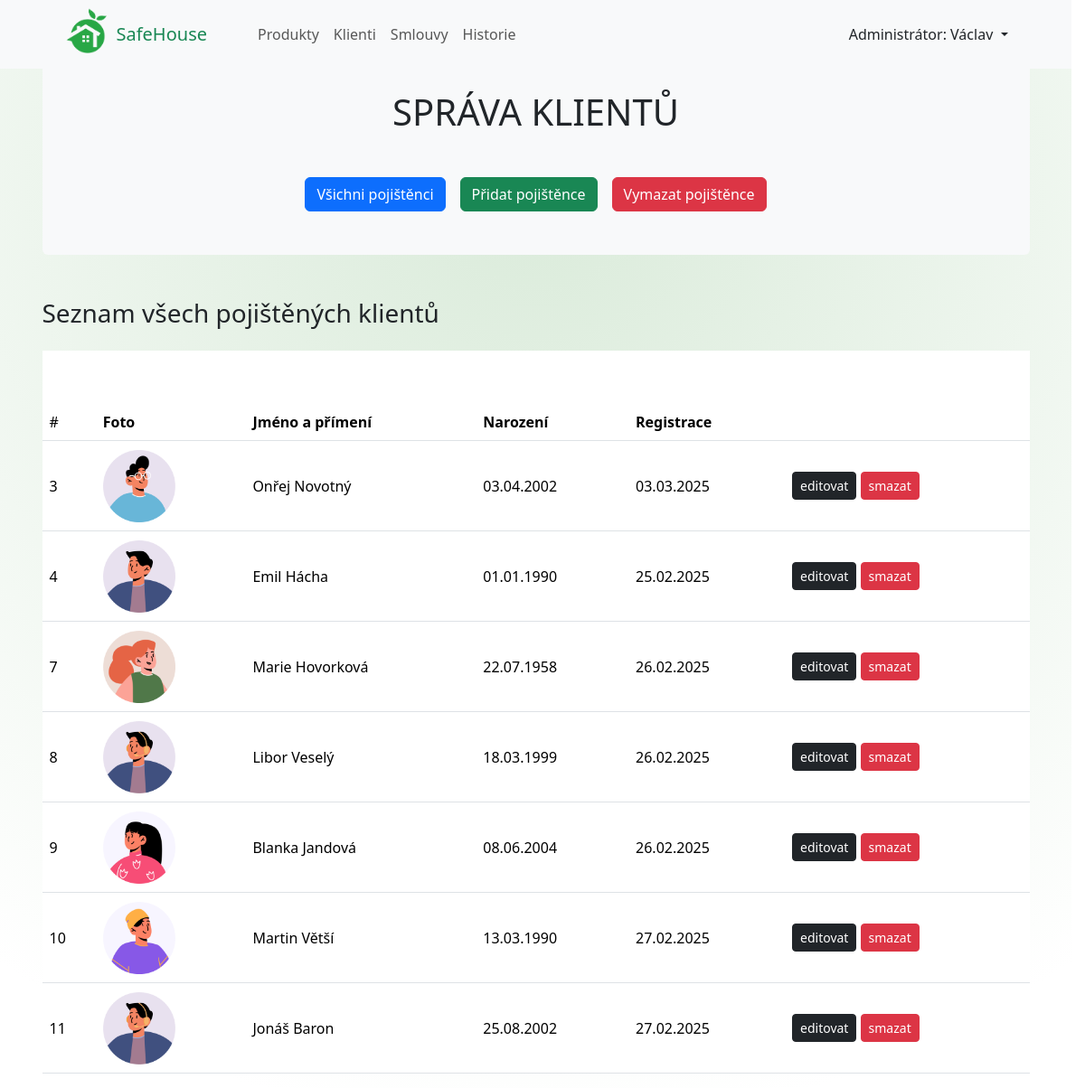
The page /klienti on the database as committed earlier.
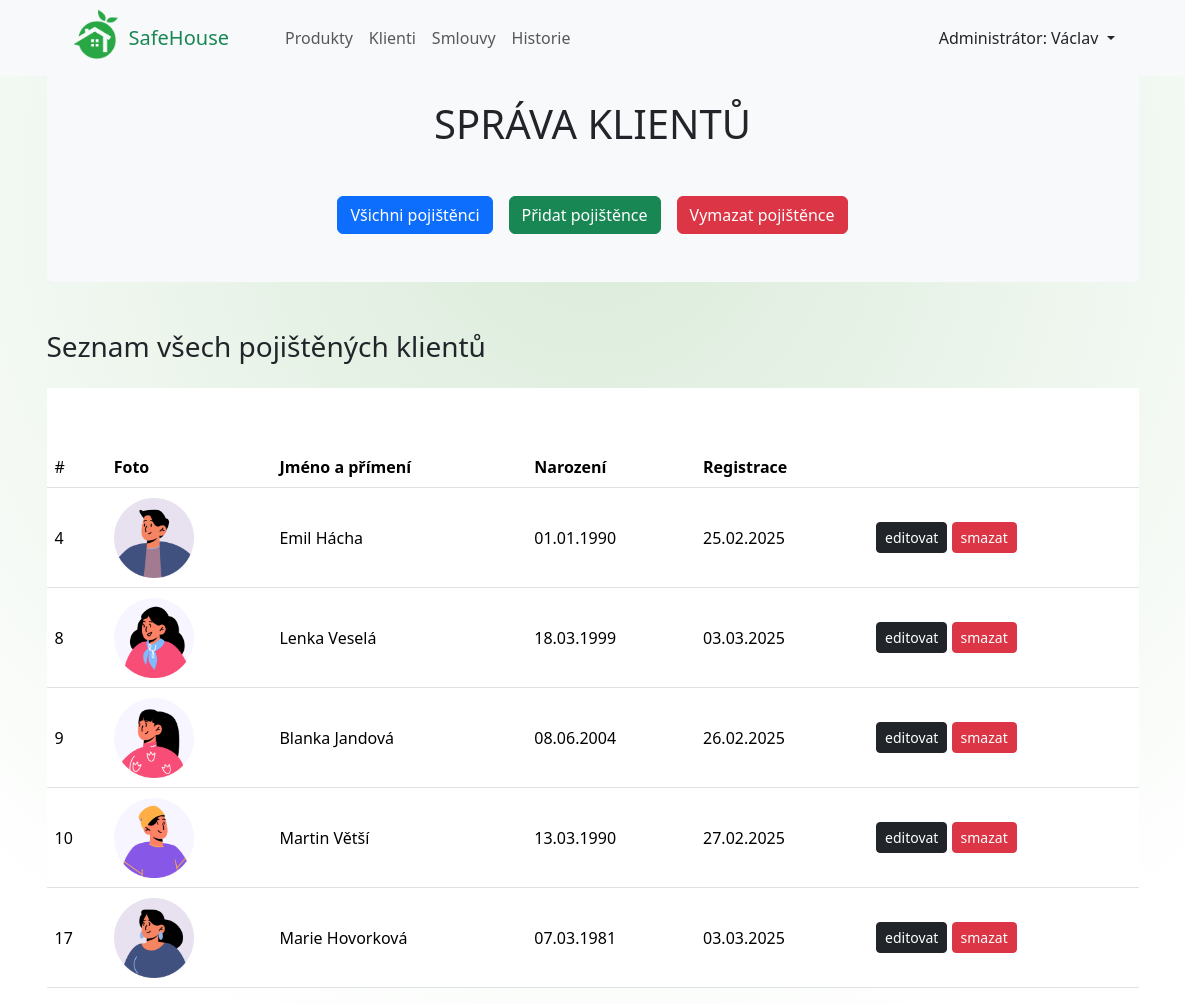
The same page on the database as committed later.
### pojistenci_app/models.py (models this page shows, shortened)
class Pojistenci(models.Model):
    jmeno = models.CharField(max_length=40, verbose_name="Jméno")
    prijmeni = models.CharField(max_length=40, verbose_name="Příjmení")
    je_muz = models.BooleanField(default=True)
    narozeni = models.DateField(verbose_name="Datum narození")
    foto = models.CharField(
        max_length=60, verbose_name="Název obrázku")
    datum_registrace = models.DateField(auto_now=True)
    class Meta:
        verbose_name = "Pojištěnec"
        verbose_name_plural = "Pojištěnci"

### pojistenci_app/views.py (the view)
# urls.py: path('klienti', views.klienti, name="klienti"),
def klienti(request):
    vsichni_klienti = Pojistenci.objects.all()
    return render(request, 'pojistenci_app/klienti.html', {'klienti': vsichni_klienti})

### pojistenci_app/templates/pojistenci_app/klienti.html (shortened to what this page needs)
{% extends "base.html" %}
{% load static %}
{% block styles %}
    <link rel="stylesheet" href={% static "pojistenci_app/klienti.css" %}>
{% endblock styles %}
{% block content %}
    <div class="container-md">
        <h1 class="text-center pt-4 bg-light mb-0">SPRÁVA KLIENTŮ</h1>
        <div class="bg-light p-5 mb-5 d-flex gap-3 justify-content-center rounded-bottom">
            <a class="btn btn-primary" href={% url "klienti" %}>Všichni pojištěnci</a>
            <a class="btn btn-success" href={% url "pridat_pojistence" %}>Přidat pojištěnce</a>
            <a class="btn btn-danger" href={% url "vymazat_pojistence" %}>Vymazat pojištěnce</a>
        </div>
        {% if pridat or editovat or vymazat %}
            {% block form %}
            {% endblock form %}
        {% else %}
        <h3 class="mb-4">Seznam všech pojištěných klientů</h3>
        <table class="table table-hover" id="vsichni_klienti">
            <thead>
            <tr>
                <td scope="col">#</td>
                <th scope="col">Foto</th>
                <th scope="col">Jméno a přímení</th>
                <th scope="col">Narození</th>
                <th scope="col">Registrace</th>
                <th></th>
            </tr>
            </thead>
            <tbody>
            {% for klient in klienti %}
            <tr onclick="window.location.href='{% url "detail_pojistence" klient.id %}';"
                style="cursor:pointer; vertical-align: middle;">
                <td scope="row">{{ klient.id }}</td>
                <td><img src={% static "/pojistenci_app/pictures/"|add:klient.foto %} width="80"></td>
                <td>{{ klient.jmeno }} {{ klient.prijmeni }}</td>
                <td>{{ klient.narozeni|date:"d.m.Y" }}</td>
                <td>{{ klient.datum_registrace|date:"d.m.Y" }}</td>
                <td>
                    <a class="btn btn-dark btn-sm" href={% url "editovat_pojistence" klient.id %}>editovat</a>
                    <a class="btn btn-danger btn-sm" href={% url "vymazat_pojistence_id" klient.id %}>smazat</a>
            </tr>
            {% endfor %}
            </tbody>
        </table>
        {% endif %}
    </div>
{% endblock content %}

### templates/base.html (shortened to what this page needs)
{% load static %}
{% load django_bootstrap5 %}
<!DOCTYPE html>
<html lang="cs">
  <head>
    {% bootstrap_css %}
    {% block styles %}
    {% endblock %}
    <link rel="stylesheet" href="{% static 'base.css' %}" />
  </head>
  <body>
    <header>
      {% include 'includes/navbar.html' %}
    </header>
    <div class="container-md">
      {% block content %}
      {% endblock %}
    </div>
  </body>
</html>

### templates/includes/navbar.html (shortened to what this page needs)
{% load static %}
<nav class="navbar navbar-expand-lg bg-light">
  <div class="container-md px-5">
  <a class="navbar-brand d-flex align-items-center gap-2 link-success me-5" href={% url "index" %}>
    <img src={% static 'pictures/logo-success.png' %} width="50" height="50">
    SafeHouse</a>
  <div class="collapse navbar-collapse" id="navbarNavDropdown">
      <div class="d-flex flex-row justify-content-between align-items-center w-100">
      <ul class="navbar-nav">
        <li class="nav-item active">
          <a class="nav-link" href={% url 'produkty' %}
            >Produkty</a
          >
        </li>
        <li class="nav-item">
          <a class="nav-link" href={% url 'klienti' %}>Klienti</a>
        </li>
        <li class="nav-item">
          <a class="nav-link" href={% url 'smlouvy' %}>Smlouvy</a>
        </li>
        <li class="nav-item">
          <a class="nav-link" href={% url 'historie' %}>Historie</a>
        </li>
      </ul>
      <div class="nav-item dropdown">
        <a
          class="nav-link dropdown-toggle"
          href="#"
          id="navbarDropdownMenuLink"
          data-bs-toggle="dropdown"
          aria-haspopup="true"
          aria-expanded="false"
        >
          Administrátor: Václav
        </a>
      </div>
    </div>
  </div>
</div>
</nav>

### pojistenci_app/static/pojistenci_app/klienti.css (style rules this page uses)
#vsichni_klienti tr { height: 100px; }

### static/base.css (style rules this page uses)
html { scrollbar-gutter: stable; }
.navbar-brand img { position: relative; top: -4px; }
body { background: radial-gradient(circle at center 200px, #daebda, #ffffff 90%); position: relative; background-repeat: no-repeat; min-height: 100vh; height: 100%; }

Rows that differ between the two databases and show on the page:
removed Pojistenci: id "3", foto (picture), jmeno "Onřej", prijmeni "Novotný", narozeni "03.04.2002", datum_registrace "03.03.2025"
removed Pojistenci: id "7", foto (picture), jmeno "Marie", prijmeni "Hovorková", narozeni "22.07.1958", datum_registrace "26.02.2025"
removed Pojistenci: id "11", foto (picture), jmeno "Jonáš", prijmeni "Baron", narozeni "25.08.2002", datum_registrace "27.02.2025"
changed Pojistenci id 8: foto: a different picture; jmeno "Libor" → "Lenka"; prijmeni "Veselý" → "Veselá"; datum_registrace "26.02.2025" → "03.03.2025"
added Pojistenci: id "17", foto (picture), jmeno "Marie", prijmeni "Hovorková", narozeni "07.03.1981", datum_registrace "03.03.2025"
